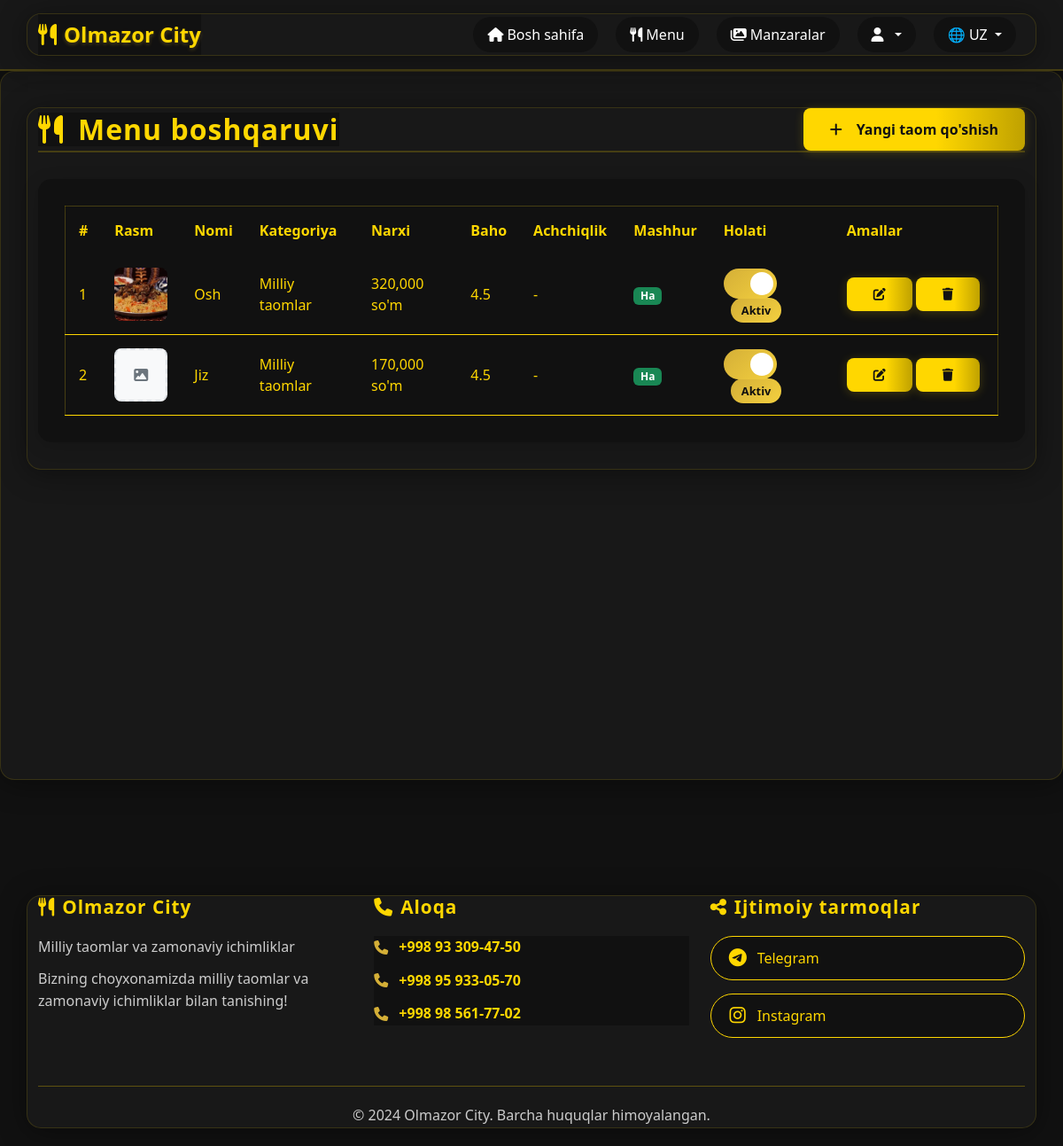
Page /admin/menu (signed in) on the committed database.
### app.py (models this page shows)
class MenuItem(db.Model):
    id = db.Column(db.Integer, primary_key=True)
    name = db.Column(db.String(200), nullable=False)
    name_ru = db.Column(db.String(200)) # New field for Russian name
    description = db.Column(db.Text)
    description_ru = db.Column(db.Text) # New field for Russian description
    price = db.Column(db.Float, nullable=False)
    category_id = db.Column(db.Integer, db.ForeignKey('category.id'), nullable=False)
    image_url = db.Column(db.String(200))
    popular = db.Column(db.Boolean, default=False)
    rating = db.Column(db.Float, default=4.5)
    spice_level = db.Column(db.Integer, default=0)  # 0-5
    is_active = db.Column(db.Boolean, default=True)  # New field for active/inactive status
    created_at = db.Column(db.DateTime, default=datetime.utcnow)

class Category(db.Model):
    id = db.Column(db.Integer, primary_key=True)
    name_uz = db.Column(db.String(100), nullable=False)
    name_ru = db.Column(db.String(100), nullable=False)
    icon = db.Column(db.String(50), default='🍽️')
    is_active = db.Column(db.Boolean, default=True)  # New field for active/inactive status
    created_at = db.Column(db.DateTime, default=datetime.utcnow)
    menu_items = db.relationship('MenuItem', backref='category', lazy=True)

### app.py (the view)
    def decorated_function(*args, **kwargs):
        if 'user_id' not in session:
            flash('Tizimga kirish kerak!', 'warning')
            return redirect(url_for('login'))
        user = db.session.get(User, session['user_id'])
        if not user or not user.is_admin:
            flash('Admin huquqlari kerak!', 'danger')
            return redirect(url_for('index'))
        return f(*args, **kwargs)

### app.py (called while the page is built)
def admin_required(f):
    def decorated_function(*args, **kwargs):
        if 'user_id' not in session:
            flash('Tizimga kirish kerak!', 'warning')
            return redirect(url_for('login'))
        user = db.session.get(User, session['user_id'])
        if not user or not user.is_admin:
            flash('Admin huquqlari kerak!', 'danger')
            return redirect(url_for('index'))
        return f(*args, **kwargs)
    decorated_function.__name__ = f.__name__
    return decorated_function

@app.template_filter('format_number')
def format_number(value):
    return "{:,.0f}".format(value)

@app.route('/admin/menu')
@admin_required
def admin_menu():
    menu_items = MenuItem.query.all()
    categories = Category.query.all()
    return render_template('admin/menu.html', menu_items=menu_items, categories=categories)

### templates/admin/menu.html (shortened to what this page needs)
{% extends "base.html" %}
{% block content %}
<div class="admin-panel">
    <div class="container">
        <div class="admin-header">
            <h2 class="admin-title">
                <i class="fas fa-utensils me-3"></i>Menu boshqaruvi
            </h2>
            <a href="{{ url_for('admin_add_menu') }}" class="btn btn-primary">
                <i class="fas fa-plus me-2"></i>Yangi taom qo'shish
            </a>
        </div>
        <div class="admin-section">
            <div class="table-responsive">
                <table class="table">
                    <thead>
                        <tr>
                            <th>#</th>
                            <th>Rasm</th>
                            <th>Nomi</th>
                            <th>Kategoriya</th>
                            <th>Narxi</th>
                            <th>Baho</th>
                            <th>Achchiqlik</th>
                            <th>Mashhur</th>
                            <th>Holati</th>
                            <th>Amallar</th>
                        </tr>
                    </thead>
                    <tbody>
                        {% for item in menu_items %}
                        <tr>
                            <td>{{ item.id }}</td>
                            <td>
                                {% if item.image_url %}
                                    <img src="{{ url_for('static', filename=item.image_url) }}"
                                         alt="{{ item.name }}"
                                         class="admin-item-image"
                                         onclick="showImageModal('{{ url_for('static', filename=item.image_url) }}', '{{ item.name }}')">
                                {% else %}
                                    <div class="no-image">
                                        <i class="fas fa-image"></i>
                                    </div>
                                {% endif %}
                            </td>
                            <td>{{ item.name }}</td>
                            <td>{{ item.category.name_uz }}</td>
                            <td>{{ item.price|format_number }} so'm</td>
                            <td>{{ item.rating }}</td>
                            <td>
                                {% if item.spice_level > 0 %}
                                    <div class="spice-level">
                                        {% for i in range(3) %}
                                            <span class="spice-dot {% if i < item.spice_level %}active{% endif %}"></span>
                                        {% endfor %}
                                    </div>
                                {% else %}
                                    -
                                {% endif %}
                            </td>
                            <td>
                                {% if item.popular %}
                                    <span class="badge bg-success">Ha</span>
                                {% else %}
                                    <span class="badge bg-secondary">Yo'q</span>
                                {% endif %}
                            </td>
                            <td>
                                <label class="toggle-switch">
                                    <span class="toggle-slider"></span>
                                </label>
                                <span class="status-text ms-2 {% if item.is_active %}status-active{% else %}status-inactive{% endif %}">
                                    {% if item.is_active %}Aktiv{% else %}Aktivsiz{% endif %}
                                </span>
                            </td>
                            <td>
                                <div class="btn-group" role="group">
                                    <a href="{{ url_for('admin_edit_menu', id=item.id) }}" class="btn btn-sm btn-warning" title="Tahrirlash">
                                        <i class="fas fa-edit"></i>
                                    </a>
                                    <a href="{{ url_for('admin_delete_menu', id=item.id) }}"
                                       class="btn btn-sm btn-danger"
                                       onclick="return confirm('O\'chirishni tasdiqlaysizmi?')"
                                       title="O'chirish">
                                        <i class="fas fa-trash"></i>
                                    </a>
                                </div>
                            </td>
                        </tr>
                        {% endfor %}
                    </tbody>
                </table>
            </div>
        </div>
    </div>
</div>
{% endblock %}

### templates/base.html (style rules this page uses)
body { background: #111 !important; color: #FFD700 !important; font-family: 'Segoe UI', 'Arial', sans-serif; min-height: 100vh; }
.container, .card, .modal-content, .admin-panel { background: #181818 !important; color: #FFD700 !important; border-radius: 16px !important; box-shadow: 0 4px 32px #0006 !important; border: 1.5px solid #FFD70022 !important; }
h1, h2, h3, h4, h5, h6 { color: #FFD700 !important; letter-spacing: 1px; font-weight: 800; }
a, .btn-link { color: #FFD700 !important; text-decoration: underline; font-weight: 600; transition: color 0.2s; }
.btn, button, input[type="submit"] { background: linear-gradient(90deg, #FFD700 60%, #bfa100 100%) !important; color: #111 !important; border: none !important; border-radius: 8px !important; font-weight: 700; box-shadow: 0 2px 12px #FFD70033 !important; transition: background 0.2s, color 0.2s; }
.navbar, .sidebar, .admin-header { background: #181818 !important; border-bottom: 2px solid #FFD70033 !important; }
.table { background: #181818 !important; color: #FFD700 !important; border-radius: 8px !important; border: 1.5px solid #FFD70033 !important; }
th, td { border-color: #FFD70033 !important; }

### templates/admin/menu.html (style rules this page uses)
.admin-item-image { width: 60px; height: 60px; object-fit: cover; border-radius: 8px; cursor: pointer; transition: transform 0.3s ease; }
.no-image { width: 60px; height: 60px; background: #f8f9fa; border: 2px dashed #dee2e6; border-radius: 8px; display: flex; align-items: center; justify-content: center; color: #6c757d; }
.btn-group .btn { margin-right: 5px; }
.status-text { font-size: 0.8rem; font-weight: 600; }

### rows in the picture
MenuItem: id "1", image_url (picture), name "Osh", category.name_uz "Milliy taomlar", price "320,000", rating "4.5", popular "Ha", is_active "Aktiv"
MenuItem: id "2", name "Jiz", category.name_uz "Milliy taomlar", price "170,000", rating "4.5", popular "Ha", is_active "Aktiv"

### other values in the picture
{{ session.get('lang', 'uz').upper() }} "UZ"
